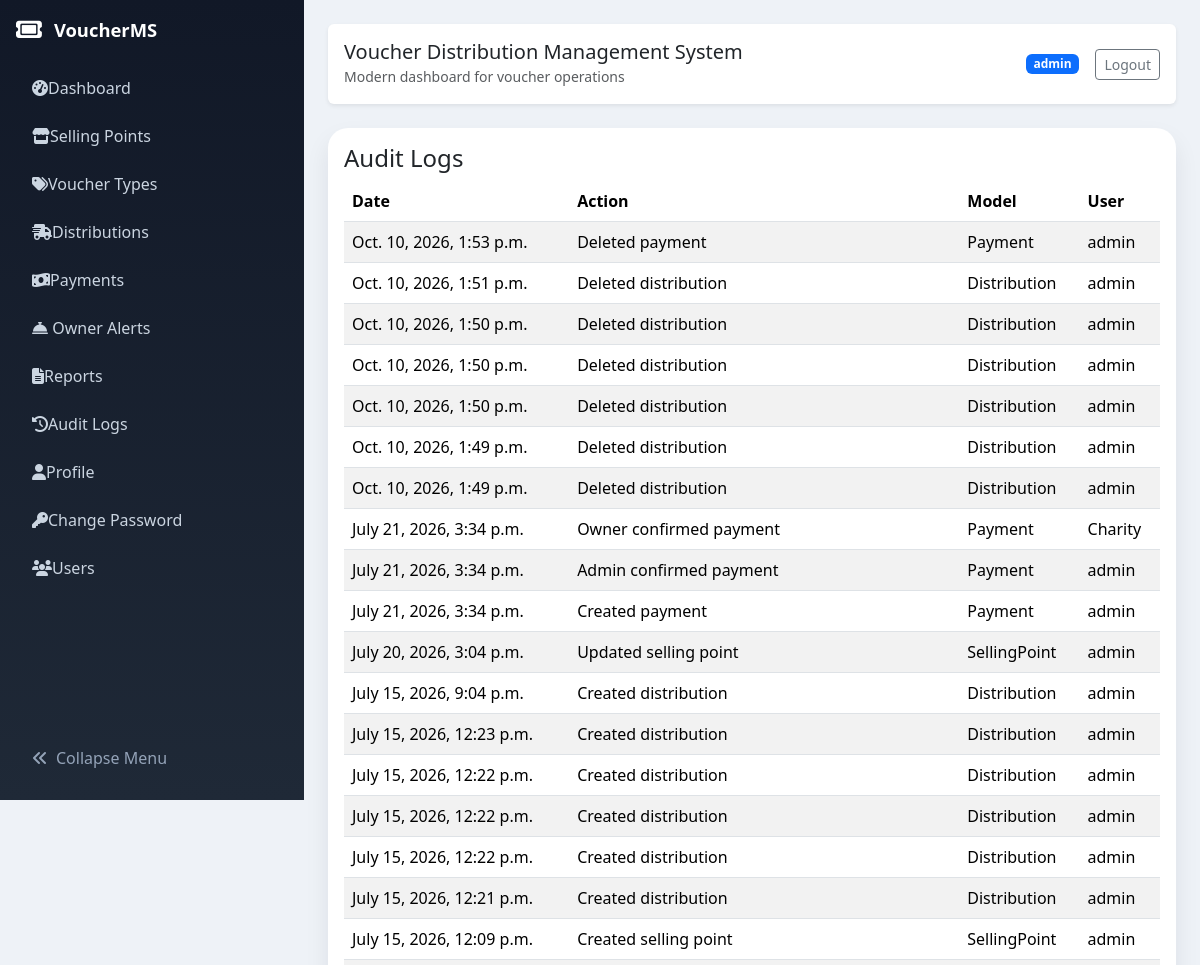
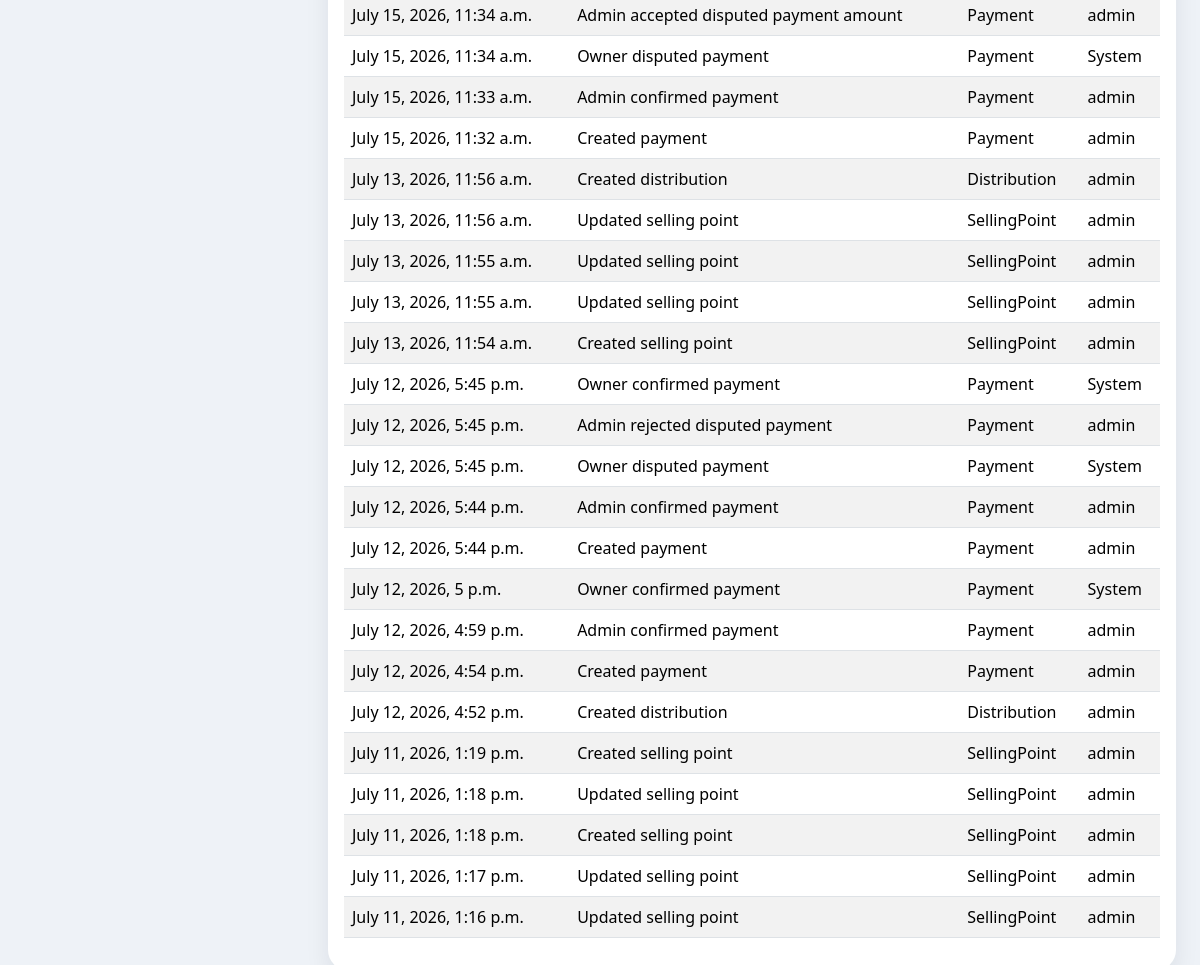
/audit-logs/ (signed in), run on the app's committed database (2 pictures, top to bottom).
### voucher_app/models.py (models this page shows, shortened)
class AuditLog(models.Model):
    action = models.CharField(max_length=200)
    model_name = models.CharField(max_length=100)
    details = models.TextField(blank=True)
    created_by = models.ForeignKey(User, on_delete=models.SET_NULL, null=True, blank=True)
    created_at = models.DateTimeField(auto_now_add=True)
    class Meta:
        ordering = ['-created_at']

### voucher_app/views.py (the view)
# urls.py: path('audit-logs/', views.audit_logs_view, name='audit-logs'),
@login_required
def audit_logs_view(request):
    if request.user.is_staff or request.user.is_superuser:
        logs = AuditLog.objects.select_related('created_by').all()
    else:
        logs = AuditLog.objects.select_related('created_by').filter(created_by=request.user)
    return render(request, 'voucher_app/audit_logs.html', {'logs': logs})

### templates/voucher_app/audit_logs.html
{% extends 'voucher_app/base.html' %}
{% block content %}
<div class="card p-3">
    <h4>Audit Logs</h4>
    <table class="table table-striped">
        <thead><tr><th>Date</th><th>Action</th><th>Model</th><th>User</th></tr></thead>
        <tbody>{% for log in logs %}<tr><td>{{ log.created_at }}</td><td>{{ log.action }}</td><td>{{ log.model_name }}</td><td>{{ log.created_by.username|default:'System' }}</td></tr>{% empty %}<tr><td colspan="4">No logs.</td></tr>{% endfor %}</tbody>
    </table>
</div>
{% endblock %}

### templates/voucher_app/base.html (shortened to what this page needs)
<!DOCTYPE html>
<html lang="en" class="h-100">
<head>
    <link href="https://cdn.jsdelivr.net/npm/bootstrap@5.3.3/dist/css/bootstrap.min.css" rel="stylesheet">
    <link href="https://cdnjs.cloudflare.com/ajax/libs/font-awesome/6.5.2/css/all.min.css" rel="stylesheet">
</head>
<body class="h-100">
    <div class="container-fluid h-100">
        <div class="row h-100">
            {% if user.is_authenticated %}
            <aside class="sidebar p-3" id="sidebar">
                <div class="brand">
                    <i class="fa-solid fa-ticket fa-lg"></i>
                    <span>VoucherMS</span>
                </div>
                <ul class="nav flex-column gap-2">
                    {% if user.is_staff or user.is_superuser %}
                        <li class="nav-item"><a href="{% url 'dashboard' %}" class="nav-link"><span class="nav-icon"><i class="fa-solid fa-gauge-high"></i></span><span class="nav-text">Dashboard</span></a></li>
                        <li class="nav-item"><a href="{% url 'selling-points' %}" class="nav-link"><span class="nav-icon"><i class="fa-solid fa-store"></i></span><span class="nav-text">Selling Points</span></a></li>
                        <li class="nav-item"><a href="{% url 'voucher-types' %}" class="nav-link"><span class="nav-icon"><i class="fa-solid fa-tags"></i></span><span class="nav-text">Voucher Types</span></a></li>
                        <li class="nav-item"><a href="{% url 'distributions' %}" class="nav-link"><span class="nav-icon"><i class="fa-solid fa-truck-fast"></i></span><span class="nav-text">Distributions</span></a></li>
                        <li class="nav-item"><a href="{% url 'payments' %}" class="nav-link"><span class="nav-icon"><i class="fa-solid fa-money-bill-wave"></i></span><span class="nav-text">Payments</span></a></li>
                    {% endif %}
                    <li class="nav-item">
                        <a href="{% url 'owner-alerts' %}" class="nav-link">
                            <span class="nav-icon"><i class="fa-solid fa-bell-concierge"></i></span>
                            <span class="nav-text">Owner Alerts</span>
                        </a>
                    </li>
                    <li class="nav-item"><a href="{% url 'reports' %}" class="nav-link"><span class="nav-icon"><i class="fa-solid fa-file-lines"></i></span><span class="nav-text">Reports</span></a></li>
                    <li class="nav-item"><a href="{% url 'audit-logs' %}" class="nav-link"><span class="nav-icon"><i class="fa-solid fa-history"></i></span><span class="nav-text">Audit Logs</span></a></li>
                    <li class="nav-item"><a href="{% url 'profile' %}" class="nav-link"><span class="nav-icon"><i class="fa-solid fa-user"></i></span><span class="nav-text">Profile</span></a></li>
                    <li class="nav-item"><a href="{% url 'change-password' %}" class="nav-link"><span class="nav-icon"><i class="fa-solid fa-key"></i></span><span class="nav-text">Change Password</span></a></li>
                    {% if user.is_staff or user.is_superuser %}
                        <li class="nav-item"><a href="{% url 'user-list' %}" class="nav-link"><span class="nav-icon"><i class="fa-solid fa-users"></i></span><span class="nav-text">Users</span></a></li>
                    {% endif %}
                </ul>
                <button class="collapse-toggle" id="sidebarToggle"><i class="fa-solid fa-angle-double-left me-2"></i><span>Collapse Menu</span></button>
            </aside>
            {% endif %}
            <main class="main-content p-4{% if not user.is_authenticated %} full-width{% endif %}">
                <nav class="navbar rounded shadow-sm mb-4 px-3">
                    <div class="navbar-title">
                    <h5 class="mb-0">Voucher Distribution Management System</h5>
                    <small class="text-muted">Modern dashboard for voucher operations</small>
                </div>
                <div class="d-flex align-items-center gap-3">
                        {% if user.is_authenticated %}
                            <span class="badge bg-primary">{{ user.username }}</span>
                            <a href="{% url 'logout' %}" class="btn btn-outline-secondary btn-sm">Logout</a>
                        {% else %}
                            <a href="{% url 'login' %}" class="btn btn-primary btn-sm">Login</a>
                        {% endif %}
                    </div>
                </nav>
                {% block content %}{% endblock %}
            </main>
        </div>
    </div>
</body>
</html>

### templates/voucher_app/base.html (style rules this page uses)
body { background: #eef2f7; min-height: 100vh; }
.sidebar { display: flex; flex-direction: column; min-height: 100vh; width: 19rem; position: fixed; top: 0; left: 0; background: linear-gradient(180deg, #111827 0%, #1f2937 100%); color: #e5e7eb; transition: width 0.25s ease, transform 0.25s ease; z-index: 1030; }
.sidebar .nav { flex: 1 1 auto; min-height: 0; max-height: calc(100vh - 8rem); overflow-y: auto; padding-right: 0.25rem; }
.main-content { margin-left: 19rem; transition: margin-left 0.25s ease, width 0.25s ease; width: calc(100% - 19rem); padding-top: 1rem; overflow-x: hidden; }
.sidebar .brand { color: #fff; display: flex; align-items: center; gap: 0.75rem; margin-bottom: 1.5rem; font-size: 1.15rem; font-weight: 700; }
.sidebar .nav-link { color: #cbd5e1; border-radius: 0.85rem; transition: background-color 0.2s ease, color 0.2s ease; }
.sidebar .nav-link .nav-icon { width: 2rem; text-align: center; }
.sidebar .nav-item { width: 100%; }
.sidebar .collapse-toggle { margin-top: auto; background: transparent; border: none; color: #94a3b8; width: 100%; text-align: left; padding: 0.85rem 1rem; transition: background-color 0.2s ease, color 0.2s ease; }
.sidebar .nav-link span { white-space: nowrap; }
.navbar { background: #fff; border-radius: 1rem; box-shadow: 0 0.75rem 1.5rem rgba(15, 23, 42, 0.08); padding: 1rem 1.25rem; }
.navbar .badge { background: #0284c7; }
.card { border: none; box-shadow: 0 0.75rem 1.5rem rgba(15, 23, 42, 0.08); border-radius: 1.25rem; }

### data on the page
AuditLog: created_at "Oct. 10, 2026, 1:53 p.m.", action "Deleted payment", model_name "Payment", created_by.username "admin"
AuditLog: created_at "Oct. 10, 2026, 1:51 p.m.", action "Deleted distribution", model_name "Distribution", created_by.username "admin"
AuditLog: created_at "Oct. 10, 2026, 1:50 p.m.", action "Deleted distribution", model_name "Distribution", created_by.username "admin"
AuditLog: created_at "Oct. 10, 2026, 1:50 p.m.", action "Deleted distribution", model_name "Distribution", created_by.username "admin"
AuditLog: created_at "Oct. 10, 2026, 1:50 p.m.", action "Deleted distribution", model_name "Distribution", created_by.username "admin"
AuditLog: created_at "Oct. 10, 2026, 1:49 p.m.", action "Deleted distribution", model_name "Distribution", created_by.username "admin"
AuditLog: created_at "Oct. 10, 2026, 1:49 p.m.", action "Deleted distribution", model_name "Distribution", created_by.username "admin"
AuditLog: created_at "July 21, 2026, 3:34 p.m.", action "Owner confirmed payment", model_name "Payment", created_by.username "Charity"
AuditLog: created_at "July 21, 2026, 3:34 p.m.", action "Admin confirmed payment", model_name "Payment", created_by.username "admin"
AuditLog: created_at "July 21, 2026, 3:34 p.m.", action "Created payment", model_name "Payment", created_by.username "admin"
AuditLog: created_at "July 20, 2026, 3:04 p.m.", action "Updated selling point", model_name "SellingPoint", created_by.username "admin"
AuditLog: created_at "July 15, 2026, 9:04 p.m.", action "Created distribution", model_name "Distribution", created_by.username "admin"
AuditLog: created_at "July 15, 2026, 12:23 p.m.", action "Created distribution", model_name "Distribution", created_by.username "admin"
AuditLog: created_at "July 15, 2026, 12:22 p.m.", action "Created distribution", model_name "Distribution", created_by.username "admin"
AuditLog: created_at "July 15, 2026, 12:22 p.m.", action "Created distribution", model_name "Distribution", created_by.username "admin"
AuditLog: created_at "July 15, 2026, 12:22 p.m.", action "Created distribution", model_name "Distribution", created_by.username "admin"
AuditLog: created_at "July 15, 2026, 12:21 p.m.", action "Created distribution", model_name "Distribution", created_by.username "admin"
AuditLog: created_at "July 15, 2026, 12:09 p.m.", action "Created selling point", model_name "SellingPoint", created_by.username "admin"
AuditLog: created_at "July 15, 2026, 11:34 a.m.", action "Admin accepted disputed payment amount", model_name "Payment", created_by.username "admin"
AuditLog: created_at "July 15, 2026, 11:34 a.m.", action "Owner disputed payment", model_name "Payment", created_by.username "System"
AuditLog: created_at "July 15, 2026, 11:33 a.m.", action "Admin confirmed payment", model_name "Payment", created_by.username "admin"
AuditLog: created_at "July 15, 2026, 11:32 a.m.", action "Created payment", model_name "Payment", created_by.username "admin"
AuditLog: created_at "July 13, 2026, 11:56 a.m.", action "Created distribution", model_name "Distribution", created_by.username "admin"
AuditLog: created_at "July 13, 2026, 11:56 a.m.", action "Updated selling point", model_name "SellingPoint", created_by.username "admin"
AuditLog: created_at "July 13, 2026, 11:55 a.m.", action "Updated selling point", model_name "SellingPoint", created_by.username "admin"
AuditLog: created_at "July 13, 2026, 11:55 a.m.", action "Updated selling point", model_name "SellingPoint", created_by.username "admin"
AuditLog: created_at "July 13, 2026, 11:54 a.m.", action "Created selling point", model_name "SellingPoint", created_by.username "admin"
AuditLog: created_at "July 12, 2026, 5:45 p.m.", action "Owner confirmed payment", model_name "Payment", created_by.username "System"
AuditLog: created_at "July 12, 2026, 5:45 p.m.", action "Admin rejected disputed payment", model_name "Payment", created_by.username "admin"
AuditLog: created_at "July 12, 2026, 5:45 p.m.", action "Owner disputed payment", model_name "Payment", created_by.username "System"
AuditLog: created_at "July 12, 2026, 5:44 p.m.", action "Admin confirmed payment", model_name "Payment", created_by.username "admin"
AuditLog: created_at "July 12, 2026, 5:44 p.m.", action "Created payment", model_name "Payment", created_by.username "admin"
AuditLog: created_at "July 12, 2026, 5 p.m.", action "Owner confirmed payment", model_name "Payment", created_by.username "System"
AuditLog: created_at "July 12, 2026, 4:59 p.m.", action "Admin confirmed payment", model_name "Payment", created_by.username "admin"
AuditLog: created_at "July 12, 2026, 4:54 p.m.", action "Created payment", model_name "Payment", created_by.username "admin"
AuditLog: created_at "July 12, 2026, 4:52 p.m.", action "Created distribution", model_name "Distribution", created_by.username "admin"
AuditLog: created_at "July 11, 2026, 1:19 p.m.", action "Created selling point", model_name "SellingPoint", created_by.username "admin"
AuditLog: created_at "July 11, 2026, 1:18 p.m.", action "Updated selling point", model_name "SellingPoint", created_by.username "admin"
AuditLog: created_at "July 11, 2026, 1:18 p.m.", action "Created selling point", model_name "SellingPoint", created_by.username "admin"
AuditLog: created_at "July 11, 2026, 1:17 p.m.", action "Updated selling point", model_name "SellingPoint", created_by.username "admin"
AuditLog: created_at "July 11, 2026, 1:16 p.m.", action "Updated selling point", model_name "SellingPoint", created_by.username "admin"

### other printed values
{{ user.username }} "admin"
